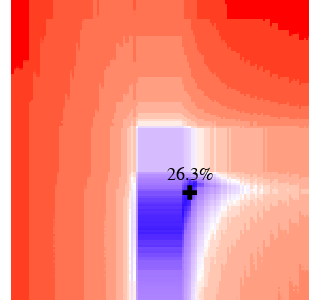

Notebook source saved alongside this figure:
### Markdown cell above
## Graph Your Strategy!

### Code cell
plot_strategy(num_bets=1, risk_coeff=2, promo_include_stake=False, self_hedging=True, stress_tax=0)

### Figure 1 — Plotly figure (JSON) as saved in the notebook; plotly's stock layout.template omitted (floating-point values rounded to 4 significant figures; data arrays with more than 128 entries replaced by an {"elided": "..."} marker saying what was removed)
{"data": [{"coloraxis": "coloraxis", "hovertemplate": "Bet 1 Odds: %{x}<br>Bet 2 Odds: %{y}<br>Risk-Adjusted Profit: %{z}%<extra></extra>", "name": "0", "type": "heatmap", "x": [-700, -690, -680, -670, -660, -650, -640, -630, -620, -610, -600, -590, -580, -570, -560, -550, -540, -530, -520, -510, -500, -490, -480, -470, -460, -450, -440, -430, -420, -410, -400, -390, -380, -370, -360, -350, -340, -330, -320, -310, -300, -290, -280, -270, -260, -250, -240, -230, -220, -210, -200, -190, -180, -170, -160, -150, -140, -130, -120, -110, -100, 100, 110, 120, 130, 140, 150, 160, 170, 180, 190, 200, 210, 220, 230, 240, 250, 260, 270, 280, 290, 300, 310, 320, 330, 340, 350, 360, 370, 380, 390, 400, 410, 420, 430, 440, 450, 460, 470, 480, 490, 500, 510, 520, 530, 540, 550, 560, 570, 580, 590, 600, 610, 620, 630, 640, 650, 660, 670, 680, 690, 700], "xaxis": "x", "y": [-700, -690, -680, -670, -660, -650, -640, -630, -620, -610, -600, -590, -580, -570, -560, -550, -540, -530, -520, -510, -500, -490, -480, -470, -460, -450, -440, -430, -420, -410, -400, -390, -380, -370, -360, -350, -340, -330, -320, -310, -300, -290, -280, -270, -260, -250, -240, -230, -220, -210, -200, -190, -180, -170, -160, -150, -140, -130, -120, -110, -100, 100, 110, 120, 130, 140, 150, 160, 170, 180, 190, 200, 210, 220, 230, 240, 250, 260, 270, 280, 290, 300, 310, 320, 330, 340, 350, 360, 370, 380, 390, 400, 410, 420, 430, 440, 450, 460, 470, 480, 490, 500, 510, 520, 530, 540, 550, 560, 570, 580, 590, 600, 610, 620, 630, 640, 650, 660, 670, 680, 690, 700], "yaxis": "y", "z": {"elided": "122x122 float values"}}, {"marker": {"color": "black", "size": 12, "symbol": "cross"}, "mode": "markers+text", "name": "Optimum Odds", "text": ["26.3%"], "textfont": {"color": "black", "family": "Arial Black", "size": 18}, "textposition": "top center", "type": "scatter", "x": [140], "y": [200]}], "layout": {"coloraxis": {"colorscale": {"elided": "515x2 mixed values"}, "showscale": false}, "height": 300, "hoverdistance": 1, "margin": {"b": 0, "l": 0, "r": 0, "t": 0}, "showlegend": false, "title": {"font": {"family": "Arial", "size": 18}, "x": 0.5}, "width": 300, "xaxis": {"anchor": "y", "constrain": "domain", "domain": [0, 1], "range": [-700, 700], "scaleanchor": "y", "showticklabels": false}, "yaxis": {"anchor": "x", "autorange": "reversed", "constrain": "domain", "domain": [0, 1], "range": [-700, 700], "showticklabels": false}}}
